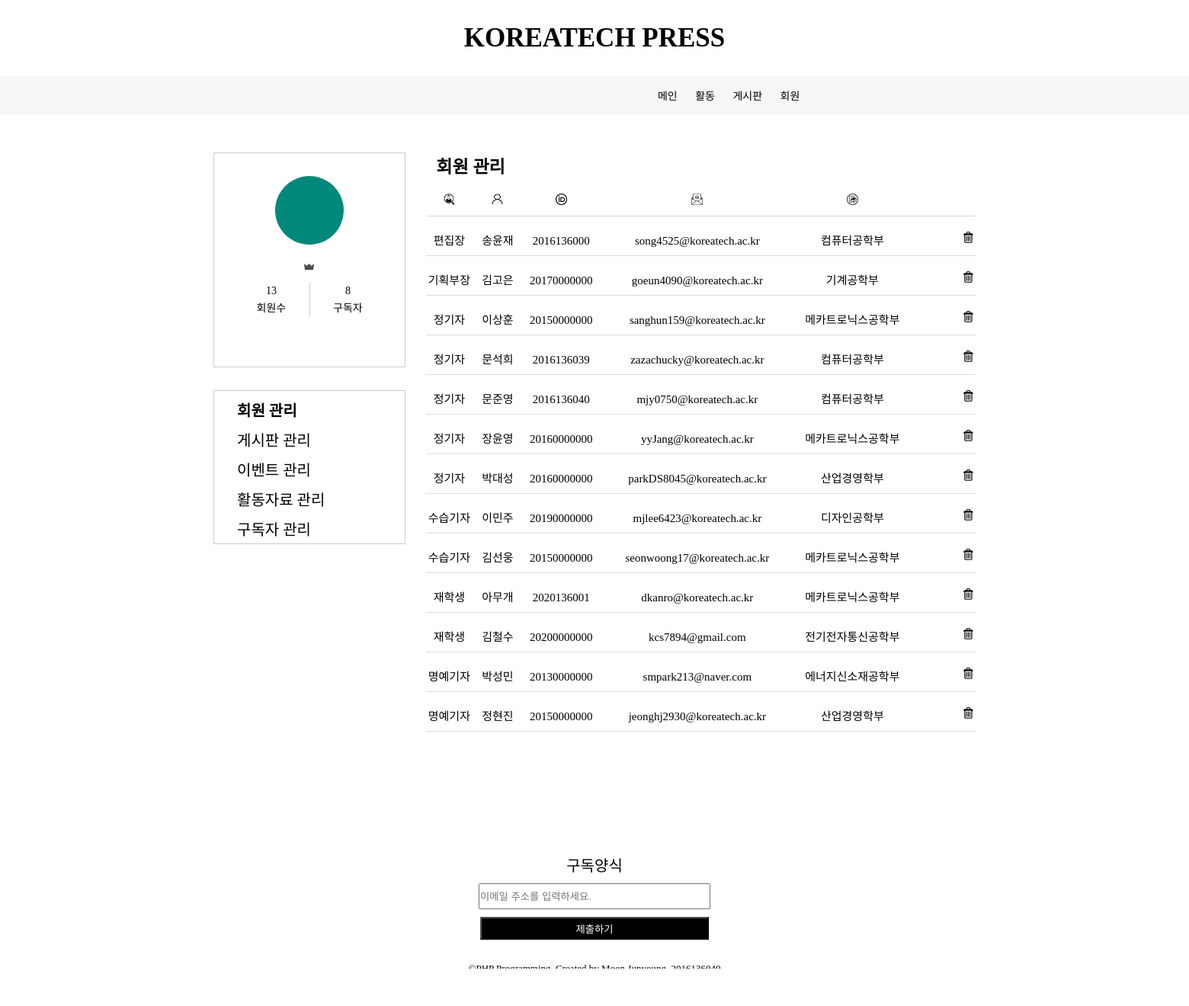
The app's page /admin.php with its own data.
### tables this page shows
CREATE TABLE `member` (
  `num` int(11) NOT NULL,
  `name` char(20) NOT NULL,
  `studentID` char(20) NOT NULL,
  `email` char(30) NOT NULL,
  `pass` char(20) NOT NULL,
  `major` char(30) NOT NULL,
  `position` char(20) DEFAULT NULL
);

### admin.php (the view, shortened to what this page needs)
<!DOCTYPE html>
<html>
<head>
<link rel="stylesheet" type="text/css" href="./css/admin.css">
<link rel="stylesheet" type="text/css" href="./css/normal.css">
</head>
<?php
    $con = mysqli_connect("localhost", "mjy0750", "junyoung10", "project");
    $sql = "select * from member";
    $result = mysqli_query($con, $sql);
    $nMember = mysqli_num_rows($result);
    $sql = "select * from subscribe";
    $result = mysqli_query($con, $sql);
    $nSubscribe = mysqli_num_rows($result);
?>
<body>
    <header>
        <?php include "header.php";?>
    </header>
    <section>
    	<ul id= "admin_box">
            <div id="box_left">
                <div id="profil">
                    <div id="profil_icon">
                        <h3><?=$username?></h3>
                    </div>
                    <p style="font-size: 12px; padding-top: 8px; color: gray;">
                        <img src="./img/img_crown.png">
                    </p>
                    <ul id="member_inf">
                        <li id="nMember">
                            <p><?=$nMember?></p>
                            <p>회원수</p>
                        </li>
<?php
    $isNew = 0;
    if ($isNew == 1) {
?>
                        <li id="nSubscribe">
                            <a href="admin_subscribe.php">
                                <p><img src="./img/img_new.png">&nbsp<?=$nSubscribe?></p>
                            </a>
                            <p>구독자</p>
                        </li>
<?php } else { ?>
                        <li id="nSubscribe">
                            <p><?=$nSubscribe?></p>
                            <p>구독자</p>
                        </li>
<?php } ?>
                    </ul>
                </div>
                <div id= "menu">
                    <li style="font-weight: bold; "><a href="admin.php">회원 관리</a></li>
                    <li><a href="admin_board.php">게시판 관리</a></li>
                    <li><a href="admin_event.php">이벤트 관리</a></li>
                    <li><a href="admin_activity.php">활동자료 관리</a></li>
                    <li><a href="admin_subscribe.php">구독자 관리</a></li>
                </div>
            </div>
            <div id="box_right">
                <div id="inf">
                    <h2>회원 관리</h2>
                </div>
                <ul id="row_member">
                    <li>
                        <span class="col_position"><img src="./img/position.png"></span>
                        <span class="col_name"><img src="./img/name.png"></span>
                        <span class="col_studentID"><img src="./img/id.png"></span>
                        <span class="col_email"><img src="./img/email.png"></span>
                        <span class="col_major"><img src="./img/major.png"></span>
                    </li>
                </ul>
<?php
    $sql = "select * from member where position='편집장'";
    $result = mysqli_query($con, $sql);
    $n = mysqli_num_rows($result);
    for ($i = 0; $i < $n; $i++) {
        $row = mysqli_fetch_array($result);
        $name      = $row["name"];
        $studentID = $row["studentID"];
        $email    = $row["email"];
        $major    = $row["major"];
        $position    = $row["position"];
?>
                <ul id="row_member">
                    <li>
                        <span name="position" class="col_position"><?=$position?></span>
                        <span name="name" class="col_name"><?=$name?></span>
                        <span name="studentID" class="col_studentID"><?=$studentID?></span>
                        <span name="email" class="col_email"><?=$email?></span>
                        <span name="major" class="col_major"><?=$major?></span>
                        <span class="col_delete"><img src="./img/img_delete.png" onclick="location.href='member_delete.php?name=<?=$name?>'" style="cursor: pointer;"></span>
                    </li>
                </ul>
<?php } ?>
<?php
    $sql = "select * from member where position='기획부장'";
    $result = mysqli_query($con, $sql);
    $n = mysqli_num_rows($result);
    for ($i = 0; $i < $n; $i++) {
        $row = mysqli_fetch_array($result);
        $name      = $row["name"];
        $studentID = $row["studentID"];
        $email    = $row["email"];
        $major    = $row["major"];
        $position    = $row["position"];
?>
                <ul id="row_member">
                    <li>
                        <span name="position" class="col_position"><?=$position?></span>
                        <span name="name" class="col_name"><?=$name?></span>
                        <span name="studentID" class="col_studentID"><?=$studentID?></span>
                        <span name="email" class="col_email"><?=$email?></span>
                        <span name="major" class="col_major"><?=$major?></span>
                        <span class="col_delete"><img src="./img/img_delete.png" onclick="location.href='member_delete.php?name=<?=$name?>'" style="cursor: pointer;"></span>
                    </li>
                </ul>
<?php } ?>
<?php
    $sql = "select * from member where position='정기자'";
    $result = mysqli_query($con, $sql);
    $n = mysqli_num_rows($result);
    for ($i = 0; $i < $n; $i++) {
        $row = mysqli_fetch_array($result);
        $name      = $row["name"];
        $studentID = $row["studentID"];
        $email    = $row["email"];
        $major    = $row["major"];
        $position    = $row["position"];
?>
                <ul id="row_member">
                    <li>
                        <span name="position" class="col_position"><?=$position?></span>
                        <span name="name" class="col_name"><?=$name?></span>
                        <span name="studentID" class="col_studentID"><?=$studentID?></span>
                        <span name="email" class="col_email"><?=$email?></span>
                        <span name="major" class="col_major"><?=$major?></span>
                        <span class="col_delete"><img src="./img/img_delete.png" onclick="location.href='member_delete.php?name=<?=$name?>'" style="cursor: pointer;"></span>
                    </li>
                </ul>
<?php } ?>
<?php
    $sql = "select * from member where position='수습기자'";
    $result = mysqli_query($con, $sql);
    $n = mysqli_num_rows($result);
    for ($i = 0; $i < $n; $i++) {
        $row = mysqli_fetch_array($result);
        $name      = $row["name"];
        $studentID = $row["studentID"];
        $email    = $row["email"];
        $major    = $row["major"];
        $position    = $row["position"];
?>
                <ul id="row_member">
                    <li>
                        <span name="position" class="col_position"><?=$position?></span>
                        <span name="name" class="col_name"><?=$name?></span>
                        <span name="studentID" class="col_studentID"><?=$studentID?></span>
                        <span name="email" class="col_email"><?=$email?></span>
                        <span name="major" class="col_major"><?=$major?></span>
                        <span class="col_delete"><img src="./img/img_delete.png" onclick="location.href='member_delete.php?name=<?=$name?>'" style="cursor: pointer;"></span>
                    </li>
                </ul>
<?php } ?>
<?php
    $sql = "select * from member where position='재학생'";
    $result = mysqli_query($con, $sql);
    $n = mysqli_num_rows($result);
    for ($i = 0; $i < $n; $i++) {
        $row = mysqli_fetch_array($result);
        $name      = $row["name"];
        $studentID = $row["studentID"];
        $email    = $row["email"];
        $major    = $row["major"];
        $position    = $row["position"];
?>
                <ul id="row_member">
                    <li>
                        <span name="position" class="col_position"><?=$position?></span>
                        <span name="name" class="col_name"><?=$name?></span>
                        <span name="studentID" class="col_studentID"><?=$studentID?></span>
                        <span name="email" class="col_email"><?=$email?></span>
                        <span name="major" class="col_major"><?=$major?></span>
                        <span class="col_delete"><img src="./img/img_delete.png" onclick="location.href='member_delete.php?name=<?=$name?>'" style="cursor: pointer;"></span>
                    </li>
                </ul>
<?php } ?>
<?php
    $sql = "select * from member where position='명예기자'";
    $result = mysqli_query($con, $sql);
    $n = mysqli_num_rows($result);
    for ($i = 0; $i < $n; $i++) {
        $row = mysqli_fetch_array($result);
        $name      = $row["name"];
        $studentID = $row["studentID"];
        $email    = $row["email"];
        $major    = $row["major"];
        $position    = $row["position"];
?>
                <ul id="row_member">
                    <li>
                        <span name="position" class="col_position"><?=$position?></span>
                        <span name="name" class="col_name"><?=$name?></span>
                        <span name="studentID" class="col_studentID"><?=$studentID?></span>
                        <span name="email" class="col_email"><?=$email?></span>
                        <span name="major" class="col_major"><?=$major?></span>
                        <span class="col_delete"><img src="./img/img_delete.png" onclick="location.href='member_delete.php?name=<?=$name?>'" style="cursor: pointer;"></span>
                    </li>
                </ul>
<?php } ?>
            </div>
        </ul>
    </section>
    <footer>
        <?php include "footer.php";?>
    </footer>
</body>

### css/admin.css (style rules this page uses)
* { padding: 0; margin: 0; }
body { font-family: "맑은고딕"; font-size: 14px; }
img { border: 0; }
ul { list-style-type: none; }
a { display: inline-block; text-decoration: none; }
a:link { text-decoration:none; color: black; }
#admin_box { display: flex;position: relative; margin: 0 auto; width: 1000px; height: 850px; margin-top: 50px; }
#box_left { width: 270px; height: 100%; }
#profil { border: 1px solid rgb(204,204,204); height: 280px; text-align: center; }
#profil_icon { width: 90px; height: 90px; margin: 0 auto; background-color: rgb(0, 137, 123); border-radius: 45px; margin-top: 30px; margin-bottom: 10px; }
#profil_icon h3 { font-size: 25px; color: white; padding-top: 28px; }
#profil p { margin-top: 0px; }
#member_inf { border: 0px solid black; width: 200px; height: 45px; margin: 0 auto; display: flex; margin-top: 10px; }
#member_inf li { padding-top: 0px; vertical-align: center; }
#member_inf p { padding-top: 3px; }
#nMember { width: 100px; border-right: 1px solid rgb(204,204,204); }
#nSubscribe { width: 100px; }
#menu { border: 1px solid rgb(204,204,204); margin-top: 30px; height: 200px; text-align: left; }
#menu li { padding-left: 30px; font-size: 20px; padding-top: 10px; }
#box_right { width: 800px; height: 100%; }
#inf { margin-left: 40px; }
#inf h2 { font-size: 23px; }
#row_member { margin-left: 27px; margin-top: 20px; border-bottom: solid 1px #dddddd; padding-bottom: 10px; }
#row_member span { font-size: 15px; text-align: center; display: inline-block; }
#row_member img { width: 15px; height: 15px; }
#row_member .col_position { width: 60px; }
#row_member .col_name { width: 60px; }
#row_member .col_studentID { width: 100px; }
#row_member .col_email { width: 250px; }
#row_member .col_major { width: 150px; }
#row_member .col_delete { float: right; width: 20px; }

### css/normal.css (style rules this page uses)
* { padding: 0; margin: 0; }
body { font-family: "맑은고딕"; font-size: 14px; }
img { border: 0; }
ul { list-style-type: none; }
a { display: inline-block; text-decoration: none; }
a:link { text-decoration:none; color: black; }

### records on screen
member: position "편집장", name "송윤재", studentID "2016136000", email "song4525@koreatech.ac.kr", major "컴퓨터공학부"
member: position "기획부장", name "김고은", studentID "20170000000", email "goeun4090@koreatech.ac.kr", major "기계공학부"
member: position "정기자", name "이상훈", studentID "20150000000", email "sanghun159@koreatech.ac.kr", major "메카트로닉스공학부"
member: position "정기자", name "문석희", studentID "2016136039", email "zazachucky@koreatech.ac.kr", major "컴퓨터공학부"
member: position "정기자", name "문준영", studentID "2016136040", email "mjy0750@koreatech.ac.kr", major "컴퓨터공학부"
member: position "정기자", name "장윤영", studentID "20160000000", email "yyJang@koreatech.ac.kr", major "메카트로닉스공학부"
member: position "정기자", name "박대성", studentID "20160000000", email "parkDS8045@koreatech.ac.kr", major "산업경영학부"
member: position "수습기자", name "이민주", studentID "20190000000", email "mjlee6423@koreatech.ac.kr", major "디자인공학부"
member: position "수습기자", name "김선웅", studentID "20150000000", email "seonwoong17@koreatech.ac.kr", major "메카트로닉스공학부"
member: position "재학생", name "아무개", studentID "2020136001", email "dkanro@koreatech.ac.kr", major "메카트로닉스공학부"
member: position "재학생", name "김철수", studentID "20200000000", email "kcs7894@gmail.com", major "전기전자통신공학부"
member: position "명예기자", name "박성민", studentID "20130000000", email "smpark213@naver.com", major "에너지신소재공학부"
member: position "명예기자", name "정현진", studentID "20150000000", email "jeonghj2930@koreatech.ac.kr", major "산업경영학부"

### other values on screen
$nMember "13"
$nSubscribe "8"
